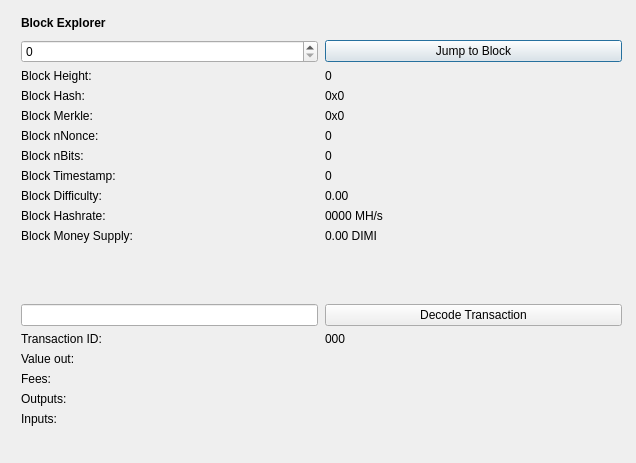
<?xml version="1.0" encoding="UTF-8"?>
<ui version="4.0">
 <class>BlockBrowser</class>
 <widget class="QDialog" name="BlockBrowser">
  <property name="windowModality">
   <enum>Qt::NonModal</enum>
  </property>
  <property name="enabled">
   <bool>true</bool>
  </property>
  <property name="geometry">
   <rect>
    <x>0</x>
    <y>0</y>
    <width>636</width>
    <height>463</height>
   </rect>
  </property>
  <property name="sizePolicy">
   <sizepolicy hsizetype="Preferred" vsizetype="Preferred">
    <horstretch>0</horstretch>
    <verstretch>0</verstretch>
   </sizepolicy>
  </property>
  <property name="minimumSize">
   <size>
    <width>0</width>
    <height>0</height>
   </size>
  </property>
  <property name="acceptDrops">
   <bool>false</bool>
  </property>
  <property name="windowTitle">
   <string>DiminutiveCoin Block Explorer</string>
  </property>
  <layout class="QGridLayout">
   <property name="sizeConstraint">
    <enum>QLayout::SetMaximumSize</enum>
   </property>
   <property name="leftMargin">
    <number>21</number>
   </property>
   <property name="topMargin">
    <number>10</number>
   </property>
   <property name="rightMargin">
    <number>10</number>
   </property>
   <item row="1" column="0">
    <widget class="QWidget" name="widget" native="true">
     <widget class="QWidget" name="layoutWidgetBE1">
      <property name="geometry">
       <rect>
        <x>0</x>
        <y>0</y>
        <width>601</width>
        <height>27</height>
       </rect>
      </property>
      <layout class="QHBoxLayout" name="horizontalLayoutBE">
       <property name="spacing">
        <number>7</number>
       </property>
       <item>
        <widget class="QLabel" name="labelBlockExplorer">
         <property name="sizePolicy">
          <sizepolicy hsizetype="Preferred" vsizetype="Maximum">
           <horstretch>0</horstretch>
           <verstretch>0</verstretch>
          </sizepolicy>
         </property>
         <property name="font">
          <font>
           <weight>75</weight>
           <bold>true</bold>
          </font>
         </property>
         <property name="styleSheet">
          <string notr="true">font-weight:bold;</string>
         </property>
         <property name="text">
          <string>Block Explorer</string>
         </property>
        </widget>
       </item>
       <item>
        <spacer name="horizontalSpacerBE">
         <property name="orientation">
          <enum>Qt::Horizontal</enum>
         </property>
         <property name="sizeHint" stdset="0">
          <size>
           <width>40</width>
           <height>20</height>
          </size>
         </property>
        </spacer>
       </item>
      </layout>
     </widget>
     <widget class="QWidget" name="layoutWidgetBE2">
      <property name="geometry">
       <rect>
        <x>0</x>
        <y>30</y>
        <width>601</width>
        <height>441</height>
       </rect>
      </property>
      <layout class="QGridLayout" name="gridLayoutBE" rowstretch="0,0,0,0,0,0,0,0,0,0,0,0,0,0,0,0,0,0,0,0" columnstretch="0,0">
       <property name="sizeConstraint">
        <enum>QLayout::SetDefaultConstraint</enum>
       </property>
       <property name="horizontalSpacing">
        <number>7</number>
       </property>
       <item row="8" column="1">
        <widget class="QLabel" name="timeBox">
         <property name="text">
          <string>0</string>
         </property>
         <property name="textInteractionFlags">
          <set>Qt::LinksAccessibleByMouse|Qt::TextSelectableByMouse</set>
         </property>
        </widget>
       </item>
       <item row="4" column="0">
        <widget class="QLabel" name="hashLabel">
         <property name="text">
          <string>Block Hash:</string>
         </property>
        </widget>
       </item>
       <item row="7" column="0">
        <widget class="QLabel" name="bitsLabel">
         <property name="text">
          <string>Block nBits:</string>
         </property>
        </widget>
       </item>
       <item row="5" column="1">
        <widget class="QLabel" name="merkleBox">
         <property name="minimumSize">
          <size>
           <width>187</width>
           <height>0</height>
          </size>
         </property>
         <property name="text">
          <string>0x0</string>
         </property>
         <property name="textInteractionFlags">
          <set>Qt::LinksAccessibleByMouse|Qt::TextSelectableByMouse</set>
         </property>
        </widget>
       </item>
       <item row="1" column="0">
        <widget class="QSpinBox" name="heightBox">
         <property name="sizePolicy">
          <sizepolicy hsizetype="Preferred" vsizetype="Fixed">
           <horstretch>0</horstretch>
           <verstretch>0</verstretch>
          </sizepolicy>
         </property>
         <property name="maximum">
          <number>99999999</number>
         </property>
        </widget>
       </item>
       <item row="10" column="1">
        <widget class="QLabel" name="hashRateBox">
         <property name="text">
          <string>0000 MH/s</string>
         </property>
         <property name="textInteractionFlags">
          <set>Qt::LinksAccessibleByMouse|Qt::TextSelectableByMouse</set>
         </property>
        </widget>
       </item>
       <item row="12" column="0">
        <spacer name="verticalSpacer_2">
         <property name="orientation">
          <enum>Qt::Vertical</enum>
         </property>
         <property name="sizeHint" stdset="0">
          <size>
           <width>20</width>
           <height>20</height>
          </size>
         </property>
        </spacer>
       </item>
       <item row="3" column="0">
        <widget class="QLabel" name="heightLabelBE2">
         <property name="text">
          <string>Block Height:</string>
         </property>
        </widget>
       </item>
       <item row="4" column="1">
        <widget class="QLabel" name="hashBox">
         <property name="enabled">
          <bool>true</bool>
         </property>
         <property name="sizePolicy">
          <sizepolicy hsizetype="Preferred" vsizetype="Preferred">
           <horstretch>0</horstretch>
           <verstretch>0</verstretch>
          </sizepolicy>
         </property>
         <property name="minimumSize">
          <size>
           <width>0</width>
           <height>0</height>
          </size>
         </property>
         <property name="text">
          <string>0x0</string>
         </property>
         <property name="textInteractionFlags">
          <set>Qt::LinksAccessibleByMouse|Qt::TextSelectableByMouse</set>
         </property>
        </widget>
       </item>
       <item row="5" column="0">
        <widget class="QLabel" name="merkleLabel">
         <property name="text">
          <string>Block Merkle:</string>
         </property>
        </widget>
       </item>
       <item row="6" column="0">
        <widget class="QLabel" name="nonceLabel">
         <property name="text">
          <string>Block nNonce:</string>
         </property>
        </widget>
       </item>
       <item row="3" column="1">
        <widget class="QLabel" name="heightLabelBE1">
         <property name="text">
          <string>0</string>
         </property>
         <property name="textInteractionFlags">
          <set>Qt::LinksAccessibleByMouse|Qt::TextSelectableByMouse</set>
         </property>
        </widget>
       </item>
       <item row="11" column="0">
        <widget class="QLabel" name="moneySupplyLabel">
         <property name="text">
          <string>Block Money Supply:</string>
         </property>
        </widget>
       </item>
       <item row="11" column="1">
        <widget class="QLabel" name="moneySupplyBox">
         <property name="text">
          <string>0.00 DIMI</string>
         </property>
         <property name="textInteractionFlags">
          <set>Qt::LinksAccessibleByMouse|Qt::TextSelectableByMouse</set>
         </property>
        </widget>
       </item>
       <item row="1" column="1">
        <widget class="QPushButton" name="blockButton">
         <property name="styleSheet">
          <string notr="true"/>
         </property>
         <property name="text">
          <string>Jump to Block</string>
         </property>
        </widget>
       </item>
       <item row="13" column="0">
        <widget class="QLineEdit" name="txBox">
         <property name="sizePolicy">
          <sizepolicy hsizetype="Preferred" vsizetype="Fixed">
           <horstretch>0</horstretch>
           <verstretch>0</verstretch>
          </sizepolicy>
         </property>
         <property name="inputMask">
          <string comment="Transaction id" extracomment="Transaction id"/>
         </property>
        </widget>
       </item>
       <item row="13" column="1">
        <widget class="QPushButton" name="txButton">
         <property name="styleSheet">
          <string notr="true"/>
         </property>
         <property name="text">
          <string>Decode Transaction</string>
         </property>
        </widget>
       </item>
       <item row="14" column="0">
        <widget class="QLabel" name="txLabel">
         <property name="text">
          <string>Transaction ID:</string>
         </property>
        </widget>
       </item>
       <item row="15" column="1">
        <widget class="QLabel" name="valueBox">
         <property name="text">
          <string/>
         </property>
         <property name="textInteractionFlags">
          <set>Qt::LinksAccessibleByMouse|Qt::TextSelectableByMouse</set>
         </property>
        </widget>
       </item>
       <item row="7" column="1">
        <widget class="QLabel" name="bitsBox">
         <property name="text">
          <string>0</string>
         </property>
         <property name="textInteractionFlags">
          <set>Qt::LinksAccessibleByMouse|Qt::TextSelectableByMouse</set>
         </property>
        </widget>
       </item>
       <item row="6" column="1">
        <widget class="QLabel" name="nonceBox">
         <property name="text">
          <string>0</string>
         </property>
         <property name="textInteractionFlags">
          <set>Qt::LinksAccessibleByMouse|Qt::TextSelectableByMouse</set>
         </property>
        </widget>
       </item>
       <item row="9" column="1">
        <widget class="QLabel" name="diffBox">
         <property name="text">
          <string>0.00</string>
         </property>
         <property name="textInteractionFlags">
          <set>Qt::LinksAccessibleByMouse|Qt::TextSelectableByMouse</set>
         </property>
        </widget>
       </item>
       <item row="14" column="1">
        <widget class="QLabel" name="txID">
         <property name="text">
          <string>000</string>
         </property>
         <property name="textInteractionFlags">
          <set>Qt::LinksAccessibleByMouse|Qt::TextSelectableByMouse</set>
         </property>
        </widget>
       </item>
       <item row="10" column="0">
        <widget class="QLabel" name="hashRateLabel">
         <property name="text">
          <string>Block Hashrate:</string>
         </property>
        </widget>
       </item>
       <item row="15" column="0">
        <widget class="QLabel" name="valueLabel">
         <property name="text">
          <string>Value out:</string>
         </property>
        </widget>
       </item>
       <item row="8" column="0">
        <widget class="QLabel" name="timeLabel">
         <property name="text">
          <string>Block Timestamp:</string>
         </property>
        </widget>
       </item>
       <item row="9" column="0">
        <widget class="QLabel" name="diffLabel">
         <property name="text">
          <string>Block Difficulty:</string>
         </property>
        </widget>
       </item>
       <item row="17" column="1">
        <widget class="QLabel" name="outputBox">
         <property name="text">
          <string/>
         </property>
         <property name="alignment">
          <set>Qt::AlignLeading|Qt::AlignLeft|Qt::AlignTop</set>
         </property>
         <property name="textInteractionFlags">
          <set>Qt::LinksAccessibleByMouse|Qt::TextSelectableByMouse</set>
         </property>
        </widget>
       </item>
       <item row="19" column="0">
        <spacer name="verticalSpacer">
         <property name="orientation">
          <enum>Qt::Vertical</enum>
         </property>
         <property name="sizeHint" stdset="0">
          <size>
           <width>20</width>
           <height>40</height>
          </size>
         </property>
        </spacer>
       </item>
       <item row="16" column="1">
        <widget class="QLabel" name="feesBox">
         <property name="text">
          <string/>
         </property>
         <property name="textInteractionFlags">
          <set>Qt::LinksAccessibleByMouse|Qt::TextSelectableByMouse</set>
         </property>
        </widget>
       </item>
       <item row="18" column="0">
        <widget class="QLabel" name="inputLabel">
         <property name="text">
          <string>Inputs:</string>
         </property>
         <property name="alignment">
          <set>Qt::AlignLeading|Qt::AlignLeft|Qt::AlignTop</set>
         </property>
        </widget>
       </item>
       <item row="17" column="0">
        <widget class="QLabel" name="outputLabel">
         <property name="text">
          <string>Outputs:</string>
         </property>
         <property name="alignment">
          <set>Qt::AlignLeading|Qt::AlignLeft|Qt::AlignTop</set>
         </property>
        </widget>
       </item>
       <item row="18" column="1">
        <widget class="QLabel" name="inputBox">
         <property name="text">
          <string/>
         </property>
         <property name="alignment">
          <set>Qt::AlignLeading|Qt::AlignLeft|Qt::AlignTop</set>
         </property>
         <property name="textInteractionFlags">
          <set>Qt::LinksAccessibleByMouse|Qt::TextSelectableByMouse</set>
         </property>
        </widget>
       </item>
       <item row="16" column="0">
        <widget class="QLabel" name="feesLabel">
         <property name="text">
          <string>Fees:</string>
         </property>
        </widget>
       </item>
      </layout>
     </widget>
    </widget>
   </item>
  </layout>
 </widget>
 <resources/>
 <connections/>
</ui>
